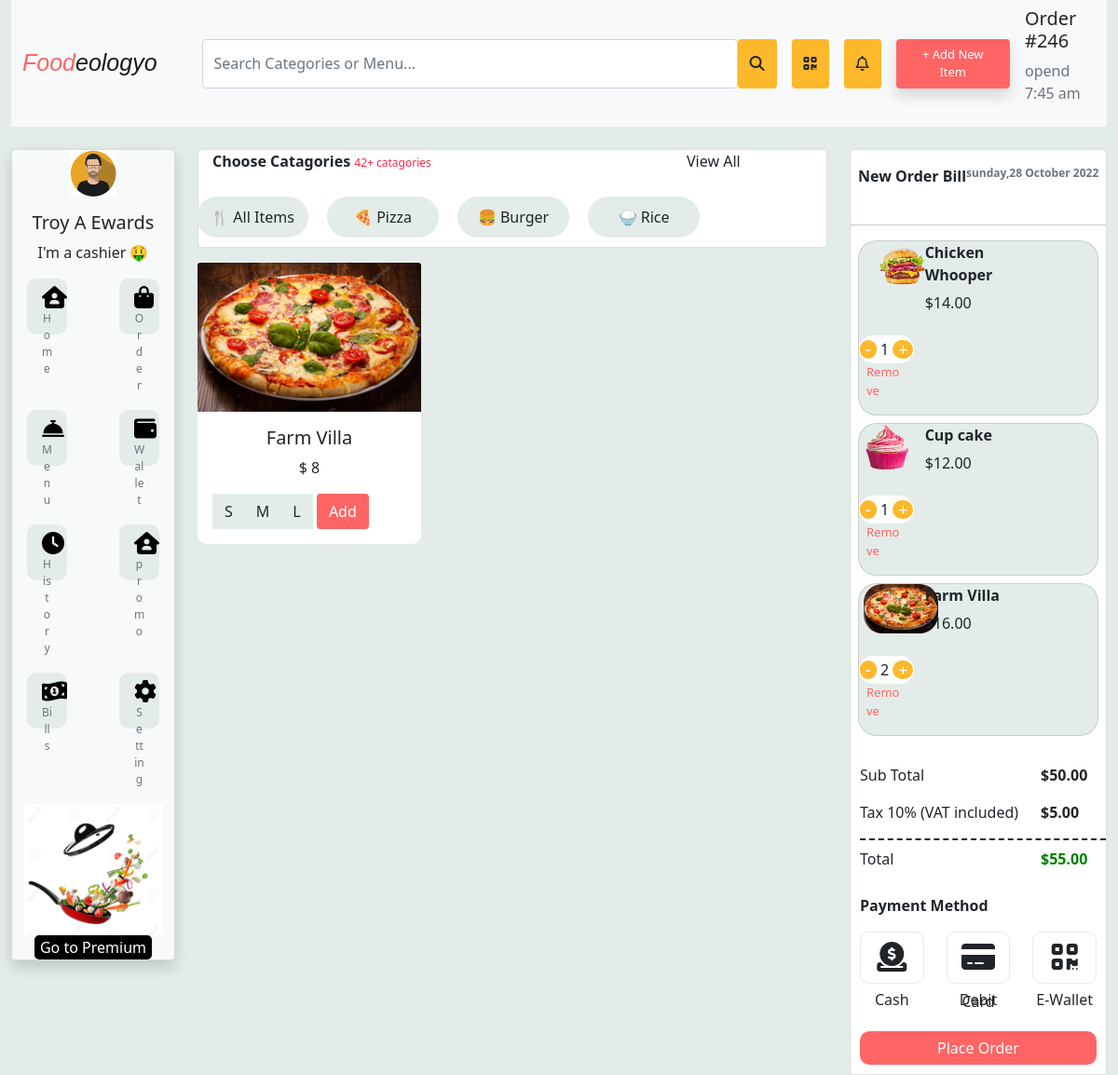
Before: / with the older database file.
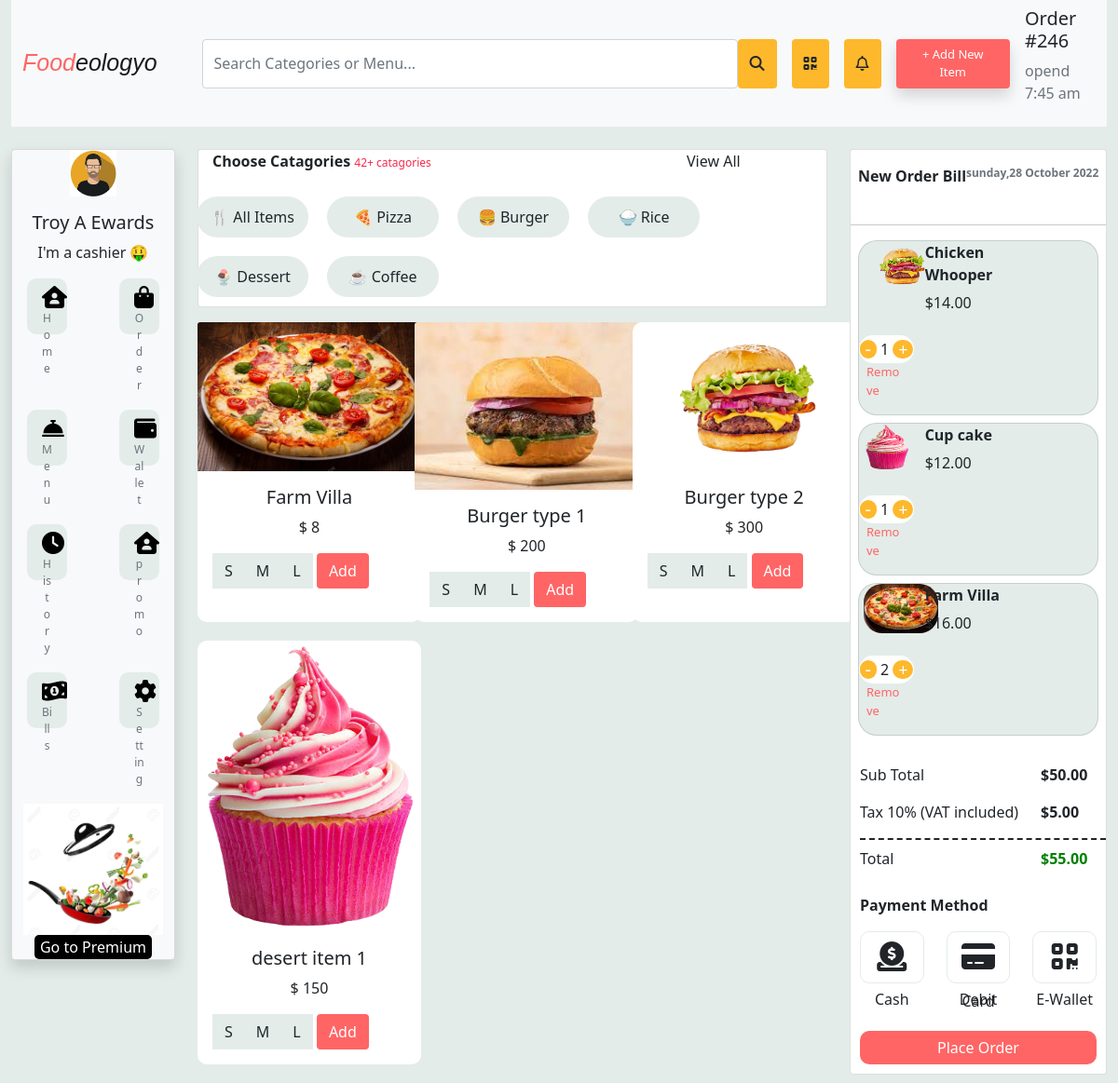
After: the same page with the newer database file.
### food/models.py (models this page shows, shortened)
class Cat(models.Model):
    catagory= models.CharField(max_length=20)

class Item(models.Model):
    img= models.ImageField(upload_to='images')
    name= models.CharField(max_length=30)
    price= models.IntegerField()
    s_price= models.IntegerField()
    m_price= models.IntegerField()
    l_price= models.IntegerField()
    items= models.ForeignKey(Cat, on_delete=models.CASCADE)

### food/views.py (the view)
# urls.py: path("",views.index, name='index'),
def index(request):
    item_objects= Item.objects.all()
    cat= Cat.objects.all()
    CATID= request.GET.get('catagories')
    if CATID:
        item_objects= Item.objects.filter(items= CATID)
    else:
        item_objects= Item.objects.all()
    item_title= request.GET.get('search')
    if item_title != '' and item_title is not None:
        item_objects= item_objects.filter(name__icontains= item_title)
    return render(request,'food/index.html',{'item_objects':item_objects, 'cat':cat})

### food/templates/food/index.html (shortened to what the changed rows need)
{% load static %}
<!doctype html>
<html lang="en">
<head>
  <link href="https://cdn.jsdelivr.net/npm/bootstrap@5.1.3/dist/css/bootstrap.min.css" rel="stylesheet"
>
  <link rel="stylesheet" href="{% static 'food/css/index.css' %}">
</head>
<body>
  <br>
  <div class="container-fluid">
    <div class="row">
      <div class="col-md-7">
        <div class="row">
          <div class="col-md-12">
            <div class="card">
              <div class="row">
                <a class="btn c6" type="button" role="button" href="{% url 'index' %}">🍴 All Items </a>
                {% for ca in cat %}
                <a href="/?catagories={{ ca.id }}" class="btn c6 text-center" role="button" >{{ ca.catagory }}</a>
                {% endfor %}
              </div>
            </div>
          </div>
        </div>
        <div class="row mt-3">
          {% for item_object in item_objects %}
          <div class="col-md-4" style="margin-bottom: 20px;">
            <div class="card h-100 c8">
              <img src= "{{item_object.img.url}}" class="card-img-top" alt="...">
              <div class="card-body">
                <center>
                  <h5 class="card-title">{{ item_object.name }}</h5>
                  <p>$ {{ item_object.price }}</p>
                </center>
                <div class="btn-group c9" role="group" aria-label="Basic example">
                  <button type="button "  class="btn c22">S</button>
                  <button type="button " class="btn c22">M</button>
                  <button type="button " class="btn c22">L</button>
                </div>
                <button type="button" class="btn" style="background-color: #ff6565;color: white ;">Add</button>
              </div>
            </div>
          </div>
          {% endfor %}
        </div>
      </div>
    </div>
  </div>
</body>
</html>

Changed rows visible on the page:
added Cat: catagory "🍨 Dessert"
added Cat: catagory "☕ Coffee"
added Item: img (picture), name "Burger type 1", price "200"
added Item: img (picture), name "Burger type 2", price "300"
added Item: img (picture), name "desert item 1", price "150"
